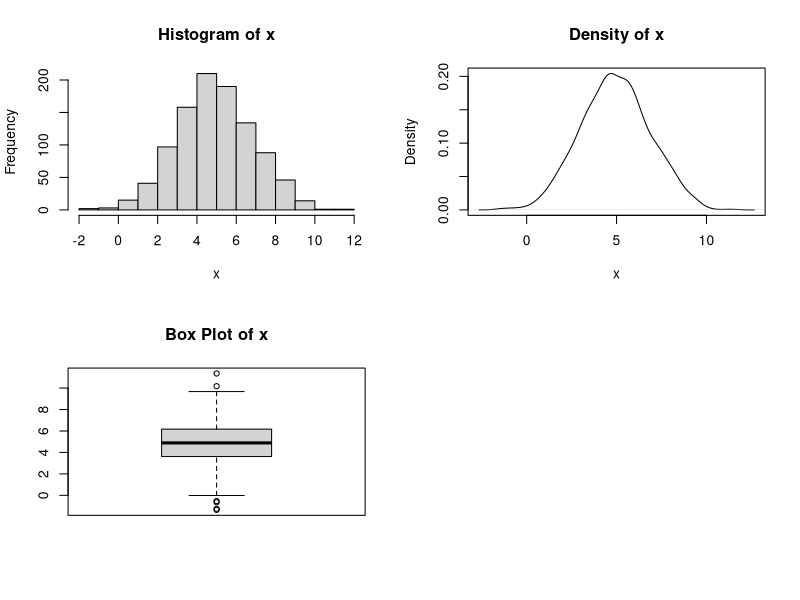

Reproduce this figure in R.
## ---- chunk 1
knitr::opts_chunk$set(echo = TRUE)
## ---- chunk 2
# If x = 3
log(exp(3))
## ---- chunk 3
log10(100)
## ---- chunk 4
log10(1/10)
## ---- chunk 5
log10(0)
## ---- chunk 6
log10(5) + log10(2)
## ---- chunk 7
#Sorting by row
Z <- matrix(data = c(1,2,3,4,5,6,7,8,9),nrow = 3, ncol = 3, byrow = TRUE)
print(Z)

#Sorting by column
Y <- matrix(data = (1:9), nrow = 3, ncol = 3, byrow = FALSE)
print(Y)
## ---- chunk 8
# Matrix A
A <- matrix(data = c(1,2,5,3,4,7), nrow = 2, ncol = 3, byrow = TRUE)

print(A)

# A transpose
print(t(A))
## ---- chunk 9
# Identity Matrix: use diag() to create an identity matrix
# I = 4x4 identity matrix
I <- diag(4)
print(I)
class(I)
## ---- chunk 10
X <- matrix(data = c(1,0,0,0,4,0,0,0,5), nrow = 3, byrow = TRUE)
print(X)

# To obtain the obtain the values of the diagonal of an n x n matrix
diag(X)
## ---- chunk 11
# Create an empty matrix
V <- W <- matrix(data = 0, nrow = 3, ncol = 3, byrow = TRUE)
print(W)

# Use upper.tri() or lower.tri() to change the elements of the upper triangular matrix or lower triangular matrix, respectively. 

# Upper Triangular
W[upper.tri(W, diag = TRUE)] <- c(1:6)
print(W)

# Lower Triangular 
V[lower.tri(V, diag = TRUE)] <- c(1:6)
print(V)
## ---- chunk 12
U <- matrix(data = c(1:4), nrow = 2, byrow = TRUE)

# Use solve() to obtain the inversie of a matrix
inU <- solve(U)

# Confirm you get an identity matrix
round(U %*% inU, 2)
round(inU %*% U, 2)
## ---- chunk 13
# Use det() to obtain the determinant of a matrix
det(U)
## ---- chunk 14
# Using the above matrices (Z and Y) we will show that Z + Y = X
# Adding matrices of the same dimension will produce a matrix of the same dimension
dim(Z + Y); dim (Z); dim(Y)
Z + Y
## ---- chunk 15
# Subtracting matrices of the same dimension will produce a matrix of the same dimension
dim(Z - Y); dim (Z); dim(Y)
Z - Y
## ---- chunk 16
# Multiplying a matrix by a scaler wo;; prodice a matrix of the same dimension
# Suppose that c = 3

3 * Z 
## ---- chunk 17
m1 <- matrix(data = c(3,4,2,5,1,2), nrow = 3, ncol = 2, byrow = TRUE)
print (m1) ; dim(m1)

m2 <- matrix(data = c(7,2,1,3,5,2), nrow = 2, ncol = 3, byrow = TRUE)
print(m2); dim(m2)

# Matrix multiplication
m1 %*% m2
## ---- chunk 18
Z + Y
Y + Z
## ---- chunk 19
(Z + Y) + X
Z + (Y + X)
## ---- chunk 20
(Z %*% Y) %*% X
Z %*% (Y %*% X)
## ---- chunk 21
(Z + Y) %*% X
(Z %*% X) + (Y %*% X)
## ---- chunk 22
A
Im <- diag(x = 1, nrow = 2)
In <- diag(x = 1, nrow = 3)

Im %*% A
A %*% In
## ---- chunk 23
Z %*% Y
Y %*% Z
## ---- chunk 24
a1 <- rep(0, 100)
a2 <- rnorm(100, 0, 1)
a3 <- 2*rnorm(100, 0, 2)
A <- cbind(a1, a2, a3)
dim(A)

X <- as.matrix(c(1:3))
dim(X)

Y <- A %*% X
dim(Y)
## ---- chunk 25
M1 <- matrix(data = c(2,4,2,1,3,0,1,6,2),
             nrow = 3, ncol = 3, byrow = TRUE)

M2 <- matrix(data = c(1,5,0,-2,-3,0,1,9,5),
             nrow = 3, ncol = 3, byrow = TRUE)

M1 + M2
## ---- chunk 26
M3 <- matrix(data = c(2,-2,4,1,2,2), nrow = 3, ncol = 2, byrow = FALSE)

M4 <- matrix(data = c(5,3,2,4,-1,2), nrow = 2, ncol = 3, byrow = FALSE)

M3 %*% M4
## ---- chunk 27
A <- matrix(data = c(1,2,3,5,4,0), nrow = 3, ncol = 2, byrow = TRUE)

B <- matrix(data = c(4,1,7,4,2,0),nrow = 3, ncol=2, byrow = FALSE)

t(A) %*% B
## ---- chunk 28
t(B) %*% A
## ---- chunk 29
A <- matrix(data = c(1,2,1,2,2,0,1,1,1), nrow = 3, ncol = 3, byrow = TRUE)

#Use the solve() to find the inverse of a matrix
solve(A)

B <- matrix(data = c(-1, 0.5, 1, 1, 0, -1, 0, -0.5, 1), nrow = 3, ncol = 3, byrow = TRUE)

#Use the solve() to find the inverse of a matrix
solve(B)

A %*% B
## ---- chunk 30
A <- matrix (data= (1:12), nrow = 4, ncol = 3, byrow = FALSE)
B <- matrix (data = (1:24), nrow = 3, ncol = 8, byrow = TRUE)
## ---- chunk 31
A %*% B
dim(A%*%B)
## ---- chunk 32
# The following produce errors
# B %*% A
## ---- chunk 33
M5 <- matrix(data = c(1, -2, 4, 3), nrow = 2, ncol = 2, byrow = TRUE)
det(M5)
## ---- chunk 34
dat <- c(1,2,3,5,5,4,6,6,1,2,10,11,9,9,9)

# Mean
mean(dat)

# Median 
median(dat)

# Mode -- R does not have a built in function for mode but you can use the table function to see what the most common value is
table(dat)
## ---- chunk 35
# Range
range(dat)[2]-range(dat)[1]
diff(range(dat))

# Sample Variance
var(dat)

# Standard Deviation
sd(dat)
sqrt(var(dat))
## ---- chunk 36
set.seed(101)
x <- rnorm(1000,5,2)
par(mfrow=c(2,2))
hist(x, main="Histogram of x", xlab="x")
plot(density(x),main="Density of x", xlab="x")
boxplot(x, main="Box Plot of x")
## ---- chunk 37

